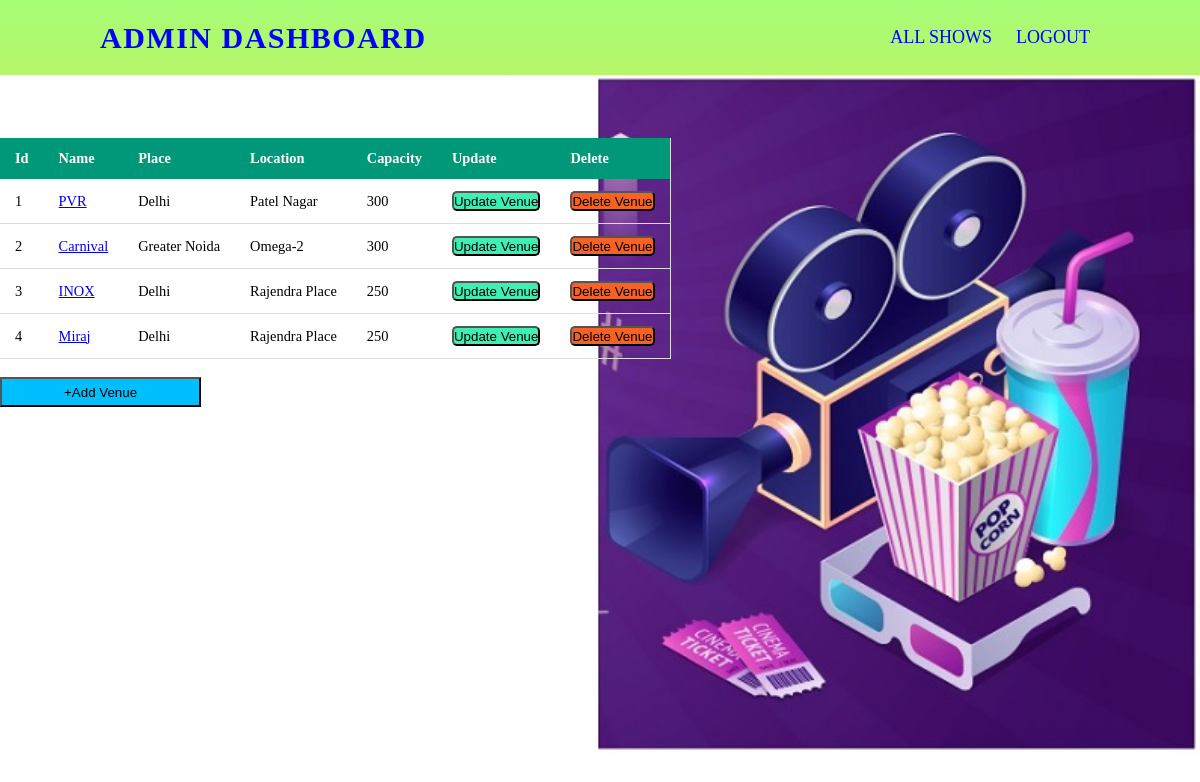
The app's page /admindashboard (signed in) with its own data.
### models.py (models this page shows)
class Venue(db.Model):
    v_id = db.Column(db.Integer(), primary_key=True)
    v_name = db.Column(db.String(100), nullable=False)
    v_place = db.Column(db.String(100), nullable=False)
    v_location = db.Column(db.String(100), nullable=False)
    v_capacity = db.Column(db.Integer(), nullable=False)
    shows = db.relationship("Show", backref="s_venue")
    booking = db.relationship("Booking", backref="b_venue")

### app.py (the view)
@app.route("/admindashboard", methods=['GET', 'POST'])
@login_required
def admindash():
    venues = Venue.query.all()
    return render_template('admindash.html', venues=venues)

### app.py (called while the page is built)
@login_manager.user_loader
def load_user(id):
    user = User.query.get(int(id))
    if user:
        return user
    admin = Admin.query.get(int(id))
    if admin:
        return admin

### Templates/admindash.html (shortened to what this page needs)
<!DOCTYPE html>
<html lang="en">
<head>
    <link rel="stylesheet" href="/static/style.css">
</head>
<body>
    <nav>
        <div class="logo">
            <p>Admin Dashboard</p>
        </div>
        <ul>
            <li><a href="/allshows">All Shows</a></li>
            <li><a href="/alogout">Logout</a></li>
        </ul>
    </nav>
    <div class="image">
        <img src="/static/admindashboard.jpg" width="650px">
    </div>
    <div class="table">
        <br>
        <table class="content-table">
            <thead>
                <tr>
                    <th>Id</th>
                    <th>Name</th>
                    <th>Place</th>
                    <th>Location</th>
                    <th>Capacity</th>
                    <th>Update</th>
                    <th>Delete</th>
                </tr>
            </thead>
            {% for venue in venues %}
            <tdata>
                <tr>
                    <td>{{ venue.v_id }}</td>
                    <td><a href="/venueshow/{{ venue.v_id }}">{{ venue.v_name }}</a></td>
                    <td>{{ venue.v_place }}</td>
                    <td>{{ venue.v_location }}</td>
                    <td>{{ venue.v_capacity }}</td>
                    <td>
                        <a href="/updatevenue/{{ venue.v_id }}"><button class="update">Update Venue</button></a>
                    </td>
                    <td>
                        <a href="/deletevenue/{{ venue.v_id }}"><button class="delete">Delete Venue</button></a>
                    </td>
                </tr>
            </tdata>
            {% endfor %}
        </table><br>
        <div class="clickon">
            <a href="/addvenue"><button class="button">+Add Venue</button></a>
        </div>
    </div>
</body>
</html>

### static/style.css (style rules this page uses)
* { margin: 0px; padding: 0px; box-sizing: border-box; }
nav { width: 100%; height: 75px; line-height: 75px; padding: 0px 100px; position: fixed; background-image: linear-gradient(#a6fd77, #b7f66a); }
nav .logo p { font-size: 30px; font-weight: bold; float: left; color: blue; text-transform: uppercase; letter-spacing: 1.5px; cursor: pinter; }
nav ul { float: right; }
nav li { display: inline-block; list-style: none; }
nav li a { font-size: 18px; text-transform: uppercase; padding: 0px 10px; color: blue; text-decoration: none; }
.table { position: absolute; top: 15%; }
.table .content-table { border-collapse: collapse; margin: 25px, 0; font-size: 0.9em; min-width: 400px; border-right: 1px solid #dddddd; }
.content-table thead tr { background-color: #009879; color: #ffffff; text-align: left; font-weight: bold; }
.content-table th, .content-table td { padding: 12px 15px; }
.content-table tbody tr { border-bottom: 1px solid #dddddd; }
.content-table tbody tr .update { height: 20px; width: 100%; margin-left: 0px; color: black; background-color: #3feeb4; border-radius: 5px; }
.content-table tbody tr .delete { height: 20px; width: 100%; margin-left: 0px; color: black; background-color: #f56224; border-radius: 5px; }
.table .button { height: 30px; width: 30%; margin-left: 0px; color: black; background-color: deepskyblue; }
.image { float: right; top: 15px; }

### records on screen
Venue: v_id "1", v_name "PVR", v_place "Delhi", v_location "Patel Nagar", v_capacity "300"
Venue: v_id "2", v_name "Carnival", v_place "Greater Noida", v_location "Omega-2", v_capacity "300"
Venue: v_id "3", v_name "INOX", v_place "Delhi", v_location "Rajendra Place", v_capacity "250"
Venue: v_id "4", v_name "Miraj", v_place "Delhi", v_location "Rajendra Place", v_capacity "250"
